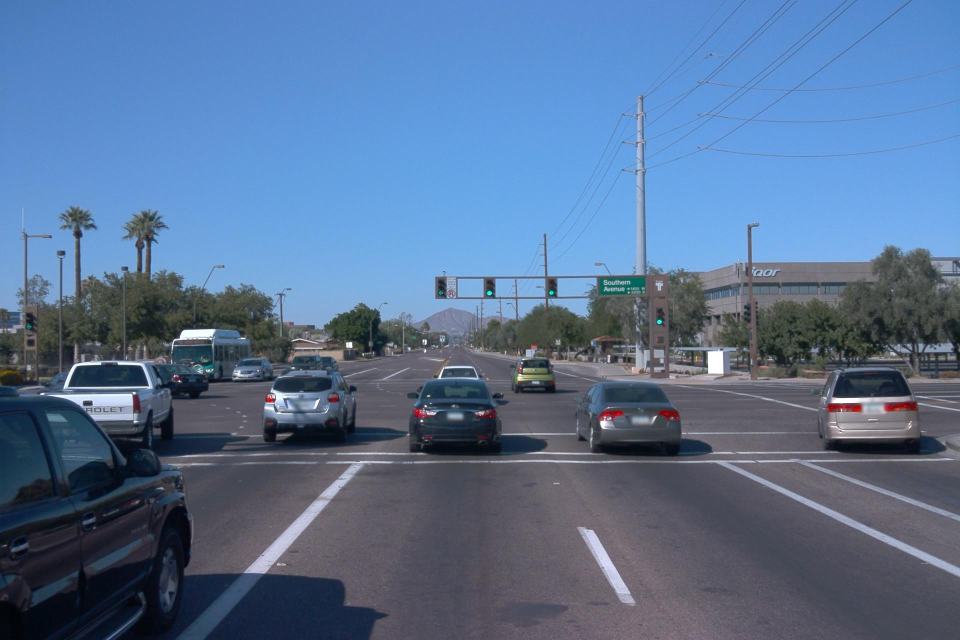
//> input picture data/car.jpg, 1920 x 1280 px (shown at 1/2 size)
$ ./yolov3_float   (built with g++ and OpenCV 4)
//> lines starting //> are read from the running program, lines starting //| are printed output that depends on the picture
#include <opencv2/opencv.hpp>
#include <iostream>
#include <cfenv>

const int resize_h = 640;
const int resize_w = 640;
const float nms_thresh = 0.45;
const float conf_thresh = 0.5;
  static constexpr int ANCHOR_NUM = 3;
const std::vector<float> biases = {10.0, 13.0, 16.0, 30.0, 33.0, 23.0, 30.0, 61.0, 62.0, 45.0, 59.0,
               119.0, 116.0, 90.0, 156.0, 198.0, 373.0, 326.0};
const std::vector<float> stride = {8.0, 16.0, 32.0};
const std::vector<int> output_sizeh = {80, 40, 20};
const std::vector<int> output_sizew = {80, 40, 20};

const int class_num = 80;
const std::vector<std::string> class_name = {"person",        "bicycle",      "car",
                   "motorcycle",    "airplane",     "bus",
                   "train",         "truck",        "boat",
                   "traffic light", "fire hydrant", "stop sign",
                   "parking meter", "bench",        "bird",
                   "cat",           "dog",          "horse",
                   "sheep",         "cow",          "elephant",
                   "bear",          "zebra",        "giraffe",
                   "backpack",      "umbrella",     "handbag",
                   "tie",           "suitcase",     "frisbee",
                   "skis",          "snowboard",    "sports ball",
                   "kite",          "baseball bat", "baseball glove",
                   "skateboard",    "surfboard",    "tennis racket",
                   "bottle",        "wine glass",   "cup",
                   "fork",          "knife",        "spoon",
                   "bowl",          "banana",       "apple",
                   "sandwich",      "orange",       "broccoli",
                   "carrot",        "hot dog",      "pizza",
                   "donut",         "cake",         "chair",
                   "couch",         "potted plant", "bed",
                   "dining table",  "toilet",       "tv",
                   "laptop",        "mouse",        "remote",
                   "keyboard",      "cell phone",   "microwave",
                   "oven",          "toaster",      "sink",
                   "refrigerator",  "book",         "clock",
                   "vase",          "scissors",     "teddy bear",
                   "hair drier",    "toothbrush"};

struct DetectYolov3 {
  float x;
  float y;
  float w;
  float h;
  float conf;
};
struct Detect2dObject {
  float x;
  float y;
  float w;
  float h;
  float class_prob;
  int class_idx;
};

template <typename T>
static inline bool compObject(const T &lhs, const T &rhs) {
  return lhs.class_prob > rhs.class_prob;
}

float sigmoid(float x) { return 1.f / (1.f + std::exp(-x)); }

// [14 lines left out: function loadBin, not called in this run]

void saveBin(const std::string &fname, const char *data, uint64_t size) {
  // write into file
  std::ofstream f;
  f.open(fname, std::ios::binary | std::ios::out);

  // chkOpen(f, fname);

  f.write(data, size);
  f.close();
}

void preProcess(cv::Mat &resize_img,std::vector<float>& npu_input) {
  // cv::Mat resize_img;
  // cv::resize(src_image,resize_img,cv::Size(resize_h,resize_w));

  cv::cvtColor(resize_img, resize_img, cv::COLOR_BGR2RGB);

  uint8_t *src_data = resize_img.data;
  // uint8_t *input = npu_input.data();
  for(int i=0;i < 3 * resize_w * resize_h;i++)
  {
      npu_input[i] = src_data[i] / 255.;
  }
}

// [6 lines left out: function iou, not called in this run]

void nms2d(std::map<int, std::list<Detect2dObject>> &m, float nms_thresh) {
  for (auto &e : m) {
    auto &l = e.second;
    l.sort(compObject<Detect2dObject>);

    // compute iou
    for (auto it = l.begin(); it != l.end(); it++) {
      cv::Rect a(it->x, it->y, it->w, it->h);
      auto cursor = it;
      std::advance(cursor, 1);

      for (; cursor != l.end();) {
        cv::Rect b(cursor->x, cursor->y, cursor->w, cursor->h);
        if (iou(a, b) > nms_thresh) {
          cursor = l.erase(cursor);
        } else {
          cursor++;
        }
      }
    }
  }
}

std::map<int,std::list<Detect2dObject>> filterBox(std::vector<std::vector<float>>& npu_outputs) {
  std::map<int,std::list<Detect2dObject>> m;
  for (size_t n = 0; n < npu_outputs.size(); n++) {
    std::vector<float> output(npu_outputs[n]);

    char *data =  (char *)output.data();
    int ptr_stride = sizeof(DetectYolov3) + sizeof(float) * class_num;

    int output_id = n;

    for (auto h = 0; h < output_sizeh[n]; h++) {
      for (auto w = 0; w < output_sizew[n]; w++) {
        for (auto anchor = 0; anchor < ANCHOR_NUM; anchor++) {

          auto idx = h * output_sizew[n] * ANCHOR_NUM + w * ANCHOR_NUM + anchor;
          char *obj = data + ptr_stride * idx;
          auto *yolov3_obj = (DetectYolov3 *)obj;
          std::vector<float> score(class_num);
          memcpy(score.data(), obj + sizeof(DetectYolov3),
                 sizeof(float) * class_num);

          auto it = std::max_element(score.begin(), score.end());
          auto class_id = std::distance(score.begin(), it);

          auto sig_conf = sigmoid(yolov3_obj->conf) * sigmoid(score[class_id]);
          if (sig_conf < conf_thresh) {
            continue;
          }
          // construct an object according to current obj[i]
          Detect2dObject tmp;
          tmp.x = (sigmoid(yolov3_obj->x) * 2 - 0.5 + w) * stride[n];
          tmp.y = (sigmoid(yolov3_obj->y) * 2 - 0.5 + h) * stride[n];
          tmp.w = pow(sigmoid(yolov3_obj->w) * 2, 2) *
                  biases[output_id * 2 * ANCHOR_NUM + 2 * anchor + 0];
          tmp.h = pow(sigmoid(yolov3_obj->h) * 2, 2) *
                  biases[output_id * 2 * ANCHOR_NUM + 2 * anchor + 1];
          tmp.class_prob = sig_conf;
          tmp.class_idx = class_id;

          // move tmp Object into m std::map
          if (m.find(class_id) == m.end()) {
            m[class_id] =std::list<Detect2dObject>{std::move(tmp)};
          } else {
            m[class_id].emplace_back(std::move(tmp));
          }
        }
      }
    }
  }

  return m;
}

std::map<int,std::list<Detect2dObject>> postProcess(std::vector<std::vector<float>>& npu_outputs) {
  auto m = filterBox(npu_outputs);

  nms2d(m, nms_thresh);

  return m;
}

// [28 lines left out: functions getMinResizeScale, getOriginPoint, not called in this run]

void draw2dBox(const std::map<int, std::list<Detect2dObject>> &m,
               cv::Mat &origin_frame, cv::Mat &resize_frame,
              const std::vector<std::string> &class_name) {
  for (auto &e : m) {
    auto &result = e.second;

    for (auto it = result.begin(); it != result.end(); it++) {
      cv::Point2i dst_tl_point(static_cast<int>(it->x - it->w * 0.5),
                               static_cast<int>(it->y - it->h * 0.5));
      auto src_tl_point =
          getOriginPoint(origin_frame, resize_frame, dst_tl_point);

      cv::Point2i dst_br_point(static_cast<int>(it->x + it->w * 0.5),
                               static_cast<int>(it->y + it->h * 0.5));
      auto src_br_point =
          getOriginPoint(origin_frame, resize_frame, dst_br_point);

      // draw box
      cv::rectangle(origin_frame, cv::Rect(src_tl_point, src_br_point),
                    cv::Scalar(0, 255, 255));

      cv::putText(origin_frame, class_name[it->class_idx], src_tl_point,
                  cv::FONT_HERSHEY_PLAIN, 2, cv::Scalar(255, 255, 0));
    }
  }
}

int main(){
  fesetround(FE_TONEAREST);

  cv::Mat src = cv::imread("./data/car.jpg");
//> src is the input picture: 1280 rows x 1920 cols, CV_8UC3; mean B, G, R 147.5, 113.6, 88
  cv::Mat resize_img;
  cv::resize(src,resize_img,cv::Size(resize_h,resize_w));
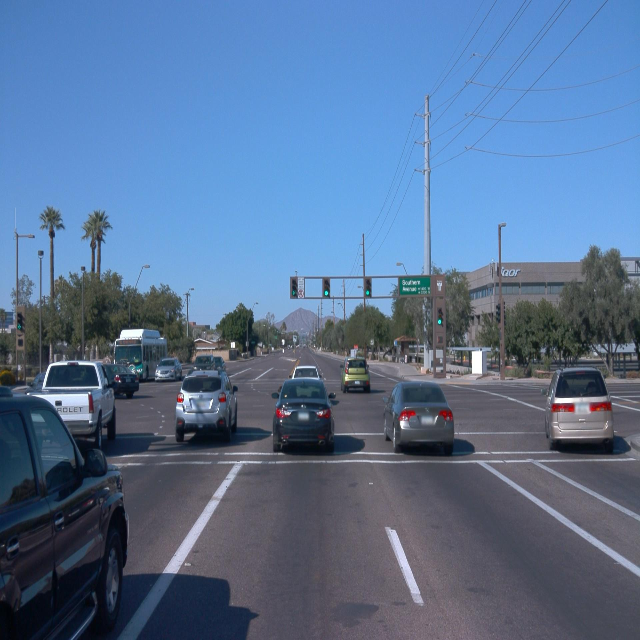
//> resize_img: 640 rows x 640 cols, CV_8UC3; mean B, G, R 147.7, 113.8, 88.2

  std::vector<float> npu_input(3 * resize_w * resize_h);

  preProcess(resize_img,npu_input);
//> after the loop in preProcess, `for(int i=0;i < 3 * resize_w * resize_h;i++)`: npu_input = 1228800 items
//> npu_input = 1228800 items
  saveBin("./data/npu_input.bin",(const char *)npu_input.data(),3 * resize_w * resize_h*sizeof(float));

  // TODO:: npu_run

  std::vector<std::vector<float>> npu_outputs;
  npu_outputs.push_back(loadBin("./data/80x80x255.bin"));
//> (this line was passed over: vector is not available in this run)
  npu_outputs.push_back(loadBin("./data/40x40x255.bin"));
//> (this line was passed over: vector is not available in this run)
  npu_outputs.push_back(loadBin("./data/20x20x255.bin"));
//> (this line was passed over: vector is not available in this run)

  std::map<int,std::list<Detect2dObject>> m = postProcess(npu_outputs);
  draw2dBox(m, src, resize_img, class_name);
  cv::imwrite("./data/result.jpg",src);
  return 0;
}
